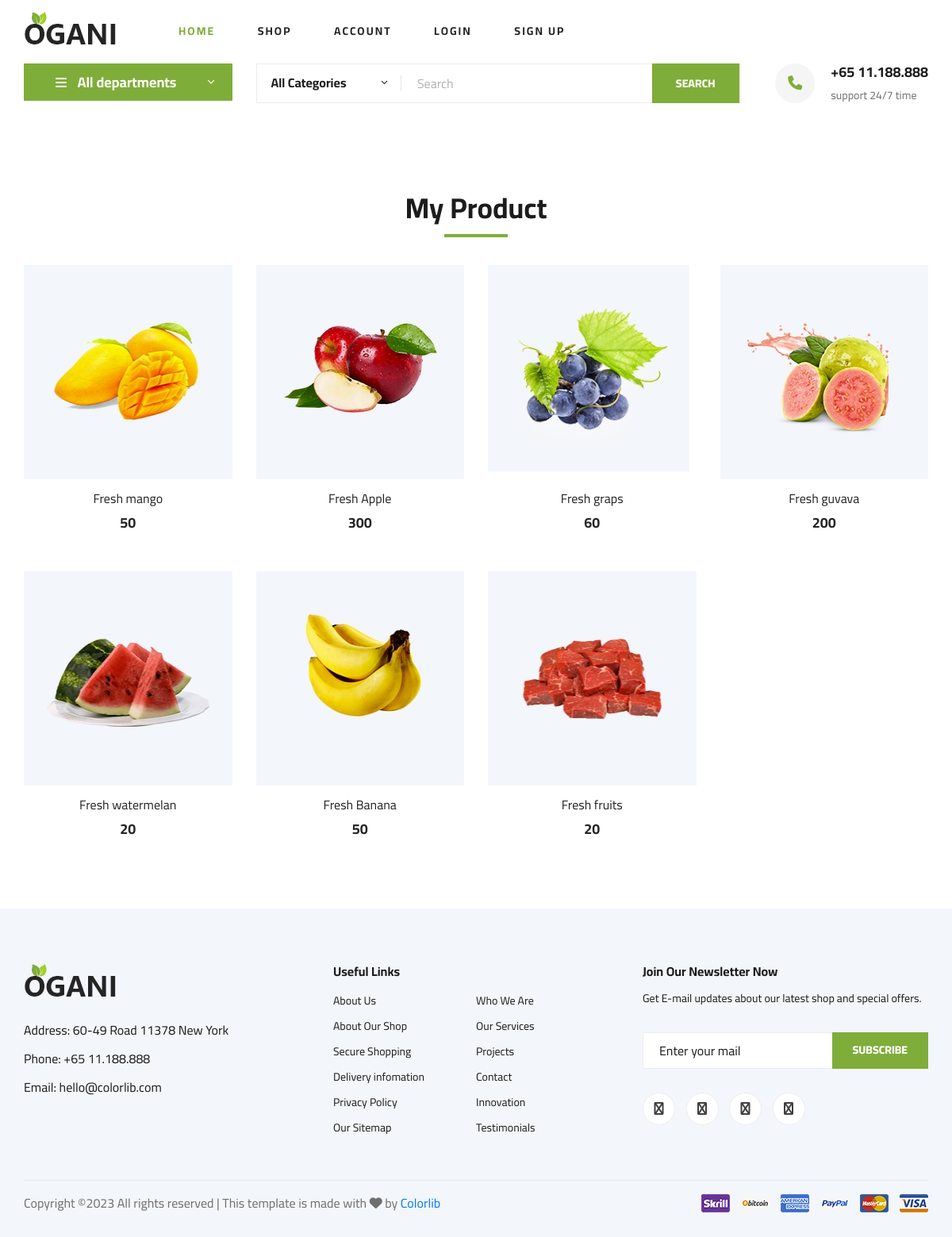
The page / on the database its author committed.
### myapp/models.py (models this page shows, shortened)
class Product(models.Model):
    seller=models.ForeignKey(User,on_delete=models.CASCADE)
    product_name=models.CharField(max_length=100)
    product_price=models.PositiveIntegerField()
    product_desc=models.TextField()
    product_image=models.ImageField(upload_to="product_image/")

### myapp/views.py (the view)
# urls.py: path('',views.index,name="index"),
def index(request):
	products=Product.objects.all()
	try:
		user=User.objects.get(email=request.session['email'])
		if user.usertype=="buyer":
			return render(request,'index.html',{'products':products})
		else:
			return render(request,'seller-index.html')
	except:
		return render(request,'index.html',{'products':products})

### myapp/templates/index.html (shortened to what this page needs)
{% extends 'header.html'%}
{% load static %}
{% block content %}
<!DOCTYPE html>
<html lang="zxx">
<head>
</head>
<body>
    <section class="featured spad">
        <div class="container">
            <div class="row">
                <div class="col-lg-12">
                    <div class="section-title">
                        <h2>My Product</h2>
                    </div>
                </div>
            </div>
            <div class="row featured__filter">
                {% for i in products %}
                <div class="col-lg-3 col-md-4 col-sm-6 mix oranges fresh-meat">
                    <div class="featured__item">
                        <div class="featured__item__pic set-bg" data-setbg="{{i.product_image.url}}">
                        </div>
                        <div class="featured__item__text">
                            <h6><a href="#">{{i.product_name}}</a></h6>
                            <h5>{{i.product_price}}</h5>
                        </div>
                    </div>
                </div>
                {% endfor %}
            </div>
        </div>
    </section>
</body>
</html>
{% endblock %}

### myapp/static/css/style.css (style rules this page uses)
html, body { height: 100%; font-family: "Cairo", sans-serif; -webkit-font-smoothing: antialiased; font-smoothing: antialiased; }
h1, h2, h3, h4, h5, h6 { margin: 0; color: #111111; font-weight: 400; font-family: "Cairo", sans-serif; }
h2 { font-size: 36px; }
h5 { font-size: 18px; }
h6 { font-size: 16px; }
.section-title { margin-bottom: 50px; text-align: center; }
.section-title h2 { color: #1c1c1c; font-weight: 700; position: relative; }
.section-title h2:after { position: absolute; left: 0; bottom: -15px; right: 0; height: 4px; width: 80px; background: #7fad39; content: ""; margin: 0 auto; }
.set-bg { background-repeat: no-repeat; background-size: cover; background-position: top center; }
.spad { padding-top: 100px; padding-bottom: 100px; }
.featured { padding-top: 80px; padding-bottom: 40px; }
.featured__item { margin-bottom: 50px; }
.featured__item__pic { height: 270px; position: relative; overflow: hidden; background-position: center center; }
.featured__item__text { text-align: center; padding-top: 15px; }
.featured__item__text h6 { margin-bottom: 10px; }
.featured__item__text h6 a { color: #252525; }
.featured__item__text h5 { color: #252525; font-weight: 700; }
@media only screen and (min-width: 1200px) { .container { max-width: 1170px; } }

### rows shown on the page
Product: shows a picture, product_name "Fresh mango", product_price "50"
Product: shows a picture, product_name "Fresh Apple", product_price "300"
Product: shows a picture, product_name "Fresh graps", product_price "60"
Product: shows a picture, product_name "Fresh guvava", product_price "200"
Product: shows a picture, product_name "Fresh watermelan", product_price "20"
Product: shows a picture, product_name "Fresh Banana", product_price "50"
Product: shows a picture, product_name "Fresh fruits", product_price "20"
